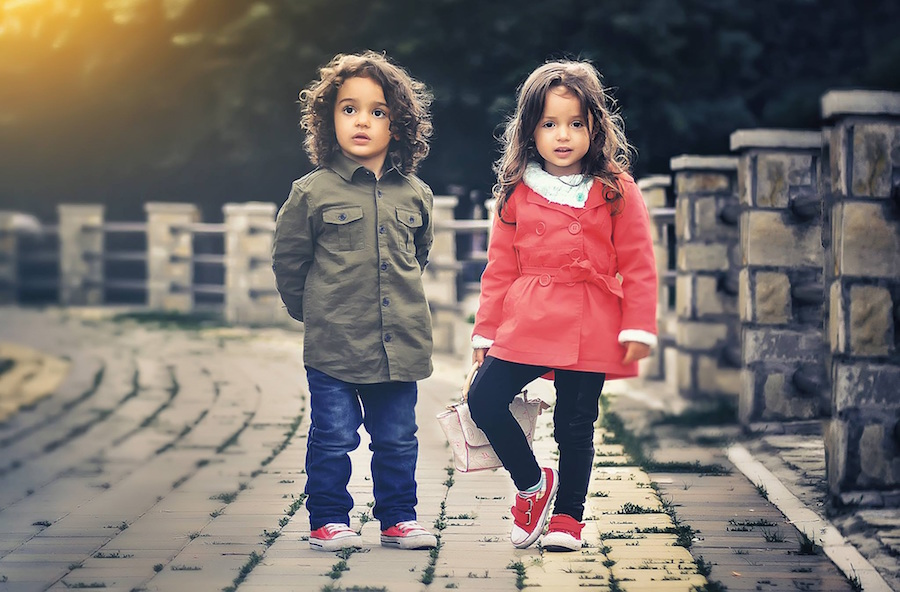
#> input picture Media/face-001.jpg, 900 x 592 px, found by its file name
$ python cannyEdgeDetection.py
#> lines starting #> are read from the running program, lines starting #| are printed output that depends on the picture
'''
Edge detection with canny algo
edges = cv2.Canny('/path/to/img', threshold1, threshold2, apertureSize, L2gradient)

L2gradient: Its default value is false, if value is true, Canny () uses a more computationally expensive equation to detect edges,
which provides more accuracy at the cost of resources.
'''
import cv2

img = cv2.imread(r'./Media/face-001.jpg')
#> img is the input picture: shape (592, 900, 3); mean B, G, R 106.3, 109.5, 120.4
gray_img = cv2.cvtColor(img, cv2.COLOR_BGR2GRAY)
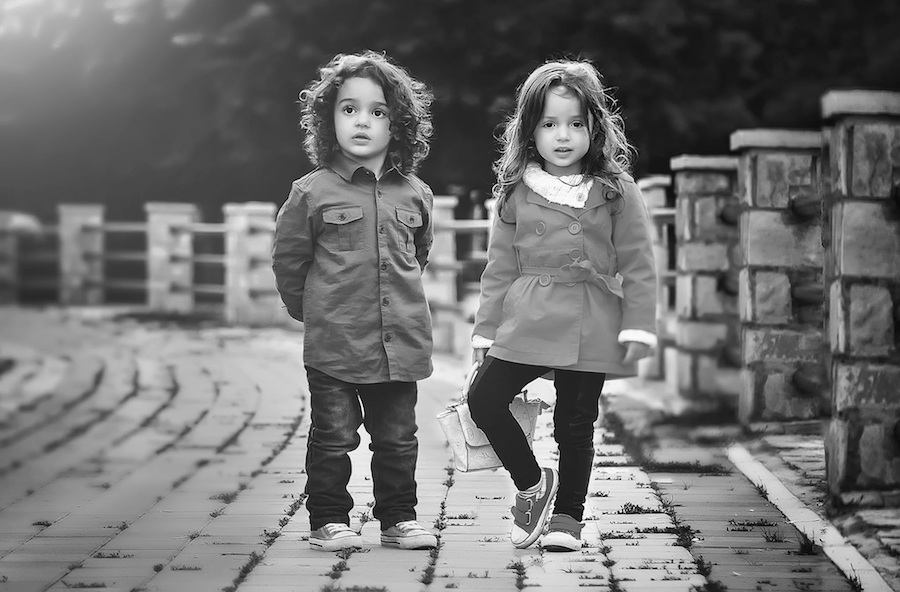
#> gray_img: shape (592, 900); min 0, max 255, mean 112.4

# applying canny edge transformations
edges = cv2.Canny(gray_img, threshold1=30, threshold2=100)
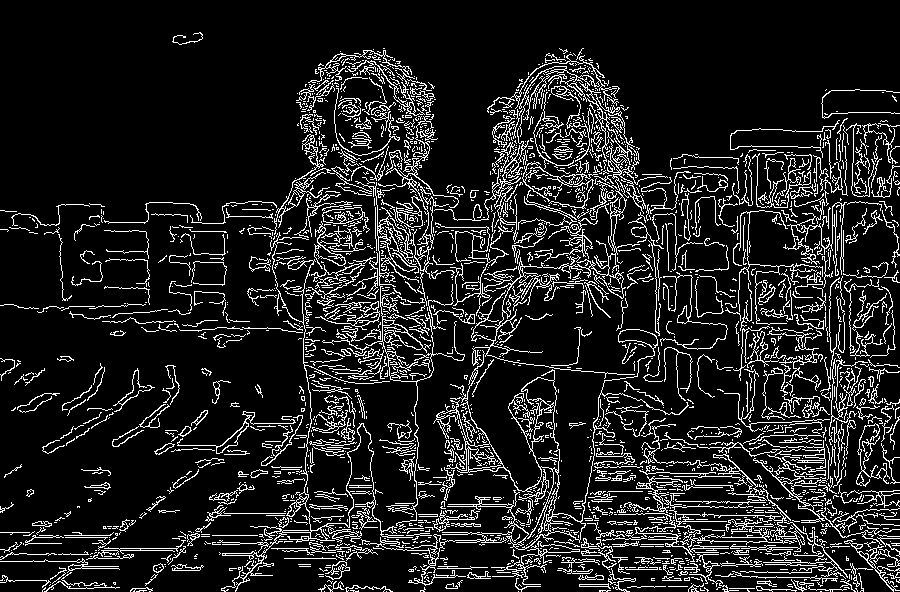
#> edges: shape (592, 900); 12.5% white in thin lines or dots

# showing the output frame
cv2.imshow("Edge Detected Image", edges)

k = cv2.waitKey(0) & 0xFF
#> (key Esc is pressed here)

if k == 27:
    cv2.destroyAllWindows()
elif k == ord('s'):
    cv2.imwrite("./Media/edge-detection.jpg", edges)
    cv2.destroyAllWindows()
